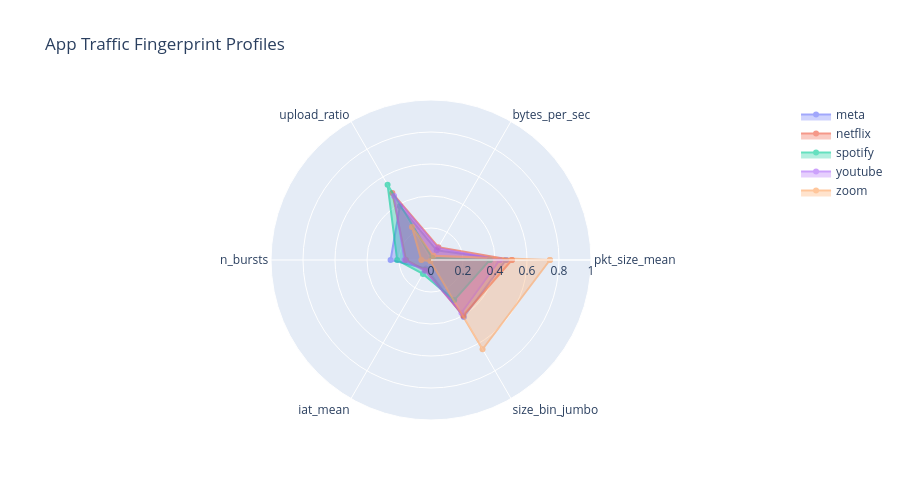

Notebook cell for this chart:
### Code cell
# 3.4 — App traffic fingerprint radar chart
radar_features = ['pkt_size_mean', 'bytes_per_sec', 'upload_ratio',
                  'n_bursts', 'iat_mean', 'size_bin_jumbo']
radar_features = [f for f in radar_features if f in df.columns]

fig = go.Figure()
for app in df['app'].unique():
    subset = df[df['app'] == app][radar_features].mean()
    # Normalize to 0-1 for radar
    normalized = (subset - df[radar_features].min()) / (df[radar_features].max() - df[radar_features].min() + 1e-8)
    fig.add_trace(go.Scatterpolar(
        r=normalized.values.tolist() + [normalized.values[0]],
        theta=radar_features + [radar_features[0]],
        name=app, fill='toself', opacity=0.6
    ))
fig.update_layout(title='App Traffic Fingerprint Profiles', height=500,
                  polar=dict(radialaxis=dict(visible=True, range=[0, 1])))
fig.show()

### Figure 1 — Plotly figure (JSON) as saved in the notebook; plotly's stock layout.template omitted (floating-point values rounded to 4 significant figures)
{"data": [{"fill": "toself", "name": "meta", "opacity": 0.6, "r": [0.4684, 0.07072, 0.3888, 0.2527, 0.06144, 0.411, 0.4684], "theta": ["pkt_size_mean", "bytes_per_sec", "upload_ratio", "n_bursts", "iat_mean", "size_bin_jumbo", "pkt_size_mean"], "type": "scatterpolar"}, {"fill": "toself", "name": "netflix", "opacity": 0.6, "r": [0.5055, 0.09256, 0.4828, 0.156, 0.07251, 0.4021, 0.5055], "theta": ["pkt_size_mean", "bytes_per_sec", "upload_ratio", "n_bursts", "iat_mean", "size_bin_jumbo", "pkt_size_mean"], "type": "scatterpolar"}, {"fill": "toself", "name": "spotify", "opacity": 0.6, "r": [0.3677, 0.01648, 0.5426, 0.2113, 0.1006, 0.2895, 0.3677], "theta": ["pkt_size_mean", "bytes_per_sec", "upload_ratio", "n_bursts", "iat_mean", "size_bin_jumbo", "pkt_size_mean"], "type": "scatterpolar"}, {"fill": "toself", "name": "youtube", "opacity": 0.6, "r": [0.4295, 0.08569, 0.4615, 0.1655, 0.07836, 0.3807, 0.4295], "theta": ["pkt_size_mean", "bytes_per_sec", "upload_ratio", "n_bursts", "iat_mean", "size_bin_jumbo", "pkt_size_mean"], "type": "scatterpolar"}, {"fill": "toself", "name": "zoom", "opacity": 0.6, "r": [0.7434, 0.03019, 0.238, 0.06013, 0.007739, 0.6444, 0.7434], "theta": ["pkt_size_mean", "bytes_per_sec", "upload_ratio", "n_bursts", "iat_mean", "size_bin_jumbo", "pkt_size_mean"], "type": "scatterpolar"}], "layout": {"height": 500, "polar": {"radialaxis": {"range": [0, 1], "visible": true}}, "title": {"text": "App Traffic Fingerprint Profiles"}}}
